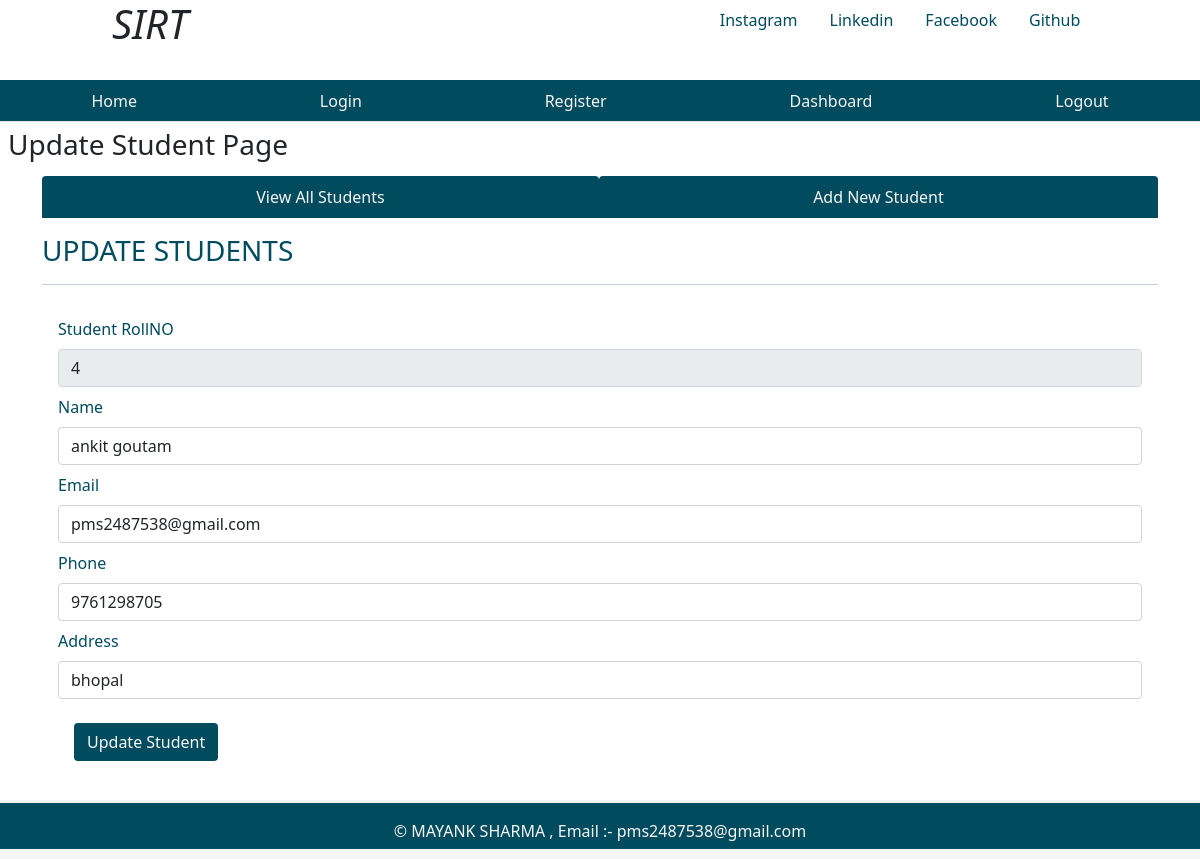
Screenshot of /fetchone/4 with the database file from the repository.
### tables this page shows
CREATE TABLE students (
    empid INTEGER PRIMARY KEY AUTOINCREMENT,
    name TEXT NOT NULL,
    email TEXT,
    phone INTEGER,
    address TEXT,
    joining_date DATE DEFAULT CURRENT_TIMESTAMP,
    total_attendence INTEGER,
    total_fees_paid INTEGER,
    total_fees_pending INTEGER,
    total_assignment_submitted INTEGER
);

### app.py (the view)
@app.route('/fetchone/<int:empid>')
def fetchone(empid):
    user=get_current_user()
    db = get_database()
    stud_cur=db.execute("SELECT * FROM students WHERE empid = :empid", {"empid": empid})
    single_student = stud_cur.fetchone()
    return render_template('updatestudent.html',user=user,single_student=single_student)

### app.py (called while the page is built)
@app.teardown_appcontext
def close_databse(error):
    if hasattr(g,'studentdatabase_db'):
        g.studentdatabase_db.close()

def get_current_user():
    user = None
    if 'user' in session:
        user = session['user']
        db = get_database()
        user_cur = db.execute('select * from users where name = ?',[user])
        user = user_cur.fetchone()
    return user

### database.py (called while the page is built)
def get_database():
    if not hasattr(g, 'studentdatabase_db'):
        g.studentdatabase_db = connect_to_database()
        with g.studentdatabase_db as connection:
            cursor = connection.cursor()
            cursor.execute(CREATE_USERS_TABLE)
            cursor.execute(CREATE_STUDENTS_TABLE)
            connection.commit()  # Commit changes to persist the tables
    return g.studentdatabase_db

def connect_to_database():
    sql = sqlite3.connect('D:/COLLAGE ERP MODEL FLASK/studentdata.db')
    sql.row_factory = sqlite3.Row
    return sql

### templates/updatestudent.html (shortened to what this page needs)
{% from "showlinks.html" import show_links %}
{% from "showlinks.html" import socialmedialinks %}
<!DOCTYPE html>
<html lang="en">
<head>
    <link href="https://cdn.jsdelivr.net/npm/bootstrap@5.1.3/dist/css/bootstrap.min.css" rel="stylesheet">
    <link rel="stylesheet" href="https://cdnjs.cloudflare.com/ajax/libs/font-awesome/6.2.0/css/all.min.css" />
    <link rel="stylesheet" href="https://cdn.jsdelivr.net/npm/bootstrap@5.1.3/dist/css/bootstrap.min.css">
    <link rel="stylesheet" href="{{url_for('static',filename='singlestudent.css')}}" type = "text/css">
</head>
<body>
      <div class="parent">
        <div class="child child1">
            <h1 class="text-center"><i>SIRT</i></h1>
        </div>
        <div class="child child2">
          {{ socialmedialinks() }}
        </div>
        <div class="child child3">
          {{show_links()}}
      </div>
        <div class="child child4">
            <h3 class="m-2">Update Student Page</h3>
        </div>
        <div class="child child5" style="color:rgb(0, 75, 93);">
        </div>
        <div class="child child6left">
        </div>
        <div class="child child6 container " style="color:rgb(0, 75, 93);">
            <ul class="nav nav-tabs nav-fill mb-3">
                <li class="nav-item">
                  <a class="nav-link" style=" background-color:rgb(0, 75, 93); color:whitesmoke;"  href="{{url_for('dashboard')}}">View All Students</a>
                </li>
                <li class="nav-item">
                  <a class="nav-link" style=" background-color:rgb(0, 75, 93); color:whitesmoke;" href="{{url_for('addnewstudent')}}">Add New Student</a>
                </li>
              </ul>
              <div class="table-responsive-lg caption-top">
                <caption><h3>UPDATE STUDENTS</h3></caption>
                 <hr>
                 {%if single_student  %}
                <form class="p-3" action="/updatestudent" method="post" >
                  <div class="mb-2">
                    <label for="empid" class="form-label">Student RollNO</label>
                    <input type="text" class="form-control" id="empid" value="{{single_student['empid']}} " name="empid" readonly>
                  </div>
                    <div class="mb-2">
                      <label for="name" class="form-label">Name</label>
                      <input type="text" class="form-control" id="name" value="{{single_student['name']}}" name="name">
                    </div>
                    <div class="mb-2">
                      <label for="email" class="form-label">Email</label>
                      <input type="email" class="form-control" id="email"  value="{{single_student['email']}}" name="email" >
                    </div>
                    <div class="mb-2">
                        <label for="phone" class="form-label">Phone</label>
                        <input type="text" class="form-control" id="phone"  value="{{single_student['phone']}}" name="phone" >
                      </div>
                      <div class="mb-2">
                        <label for="address" class="form-label">Address</label>
                        <input type="text" class="form-control" id="address"  value="{{single_student['address']}}" name="address" >
                      </div>
            <button type="submit" class="btn text-light m-3" style="background-color:rgb(0, 75, 93);">Update Student</button>
            {%endif%}
                  </form>
              </div>
        </div>
        <div class="child child6right">
        </div>
        <div class="child child7" style="background-color:rgb(0, 75, 93); color:whitesmoke;">
          <p class="p-3 text-center"> &copy; MAYANK SHARMA , Email :- <a href="#" style="color:whitesmoke; text-decoration: none
          ;" >pms2487538@gmail.com</a></p>
      </div>
  </div>
</body>
</html>

### static/singlestudent.css (style rules this page uses)
html, body { height: 100%; background-color:whitesmoke; color:rgb(0, 75, 93); }
.parent { height: 100%; display: grid; grid-template-columns: repeat(4, 1fr); grid-template-rows: 10% 5% 7% auto 7%; }
.child { margin-bottom: 10px; }
.child1 { grid-column: 1/2; grid-row: 1/2; }
.child2 { grid-column: 3/-1; grid-row: 1/2; }
.child3 { grid-column: 1/-1; grid-row: 2/3; }
.child4 { grid-column: 1/2; grid-row: 3/4; }
.child5 { grid-column: 4/5; grid-row: 3/4; text-align:center; }
.child6 { grid-column: 1/-1; grid-row: 4/5; }
.child7 { grid-column: 1/-1; grid-row: 5/6; }

### rows the page displays
students: empid "4", name "ankit goutam", email "pms2487538@gmail.com", phone "9761298705", address "bhopal"
